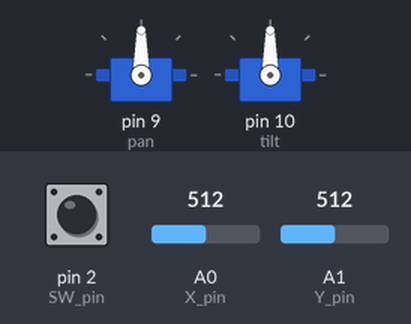
Simulated run of this sketch. Board: Arduino Uno, built with avr-gcc and run on an emulated ATmega328P. On the bench: 2 × servo. The inputs (shaded band) are chosen by the test bench; at power-on: A0 (X_pin) = 512, A1 (Y_pin) = 512, pin 2 (SW_pin) HIGH.

Above: at 1.2 s.
1.3 s: A0 (X_pin) set to 887
2.8 s: A0 (X_pin) set to 917
At 3.96 s:
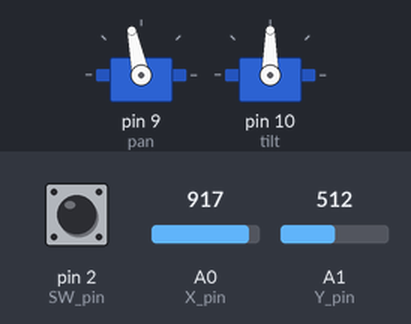
5.8 s: A1 (Y_pin) set to 888
8.8 s: A1 (Y_pin) set to 916
At 8.99 s:
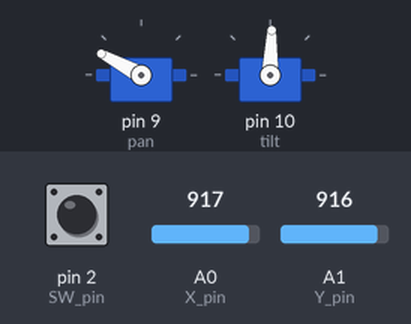
11.8 s: pin 2 (SW_pin) pulled LOW for 0.15 s
At 13.01 s:
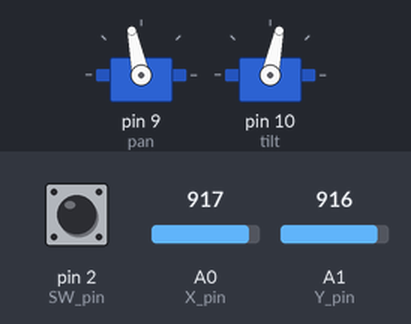
14.8 s: A1 (Y_pin) set to 900
At 22.0 s:
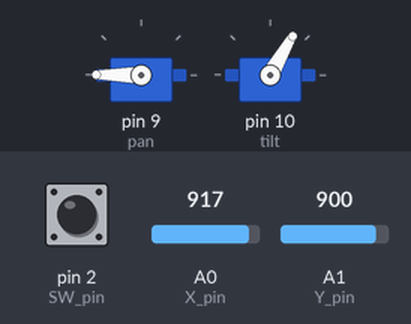
Timing chart, 0 to 59.4 s (numbered marks = the images above; inputs shaded):
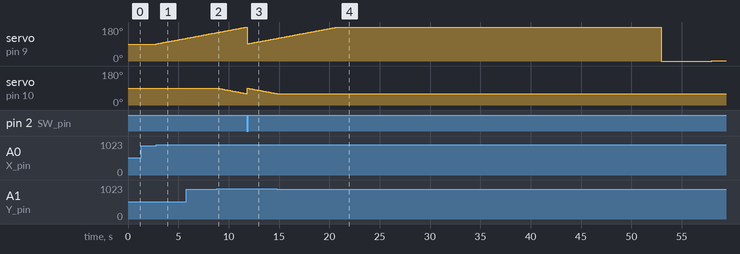

The sketch:

AimCamera.ino
```cpp
/*
 *  Stereo photography rig
 *  ======================
 *  Control a pan/tilt
*/

#include <Servo.h>

// Arduino pin numbers
const int SW_pin = 2; // digital pin connected to switch output
const int X_pin = 0; // analog pin connected to X output
const int Y_pin = 1; // analog pin connected to Y output

Servo pan;  // create servo object to control a servo
Servo tilt;

// Pan / Tilt
int panOffset = 0;
int tiltOffset = 0;

int tiltAngle = 90;
int panAngle = 90;

int buttonPush = 1;

int settle = 3000;

float x;
float y;

void setup() {
  // Enable the push button
  pinMode(SW_pin, INPUT);
  // Pull up the resister
  digitalWrite(SW_pin, HIGH);

  // attaches pin 9/10 to the servo objects
  pan.attach(9);
  tilt.attach(10);
}

void logString(String) {

}

void logInt(int) {

}
void loop() {
  // Check for reset
  buttonPush =  digitalRead(SW_pin);
  if (buttonPush == 0) {
    logString("--- RESET ---");
    tiltOffset = 0;
    panOffset = 0;
  }

  // Point the camera for left eye
  logString("Aim the camera\n   Tilt Angle = ");
  logInt(tiltAngle);
  logString("   Pan Angle  = ");
  logInt(panAngle);

//  tilt.write(tiltAngle);
//  pan.write(panAngle);

  x = analogRead(X_pin);
  if (x > 900) {
    panOffset += 1;
  }
  if (x < 100) {
    panOffset -= 1;
  }
  pan.write(panAngle+panOffset);

  y = analogRead(Y_pin);
  if (y > 900) {
    tiltOffset -= 1;
  }
  if (y < 100) {
    tiltOffset += 1;
  }
  tilt.write(tiltAngle+tiltOffset);

  delay(100);

}
```

Measured:
- the behaviour switches between 900 and 901 on A0 (X_pin) (found by bisection; images 0 and 1)
- the behaviour switches between 900 and 901 on A1 (Y_pin) (found by bisection; images 1 and 2)
- after the input at 1.3 s, every drawn part: stays the same
- after the input at 2.8 s, servo on pin 9 (pan): moves from 90° to 120° over 2.9 s, starting at once
- after the input at 8.8 s, servo on pin 10 (tilt): moves from 90° to 60° over 2.9 s, starting at once
- after the input at 11.8 s, servo on pin 9 (pan): 180° → 91° after 0.06 s, → 92° 0.10 s later, → 93° 0.10 s later, → 94° 0.10 s later, … (30 changes in this stretch)
- after the input at 14.8 s, servo on pin 10 (tilt): stays 60° (without the input it goes to 59° after 0.07 s)
